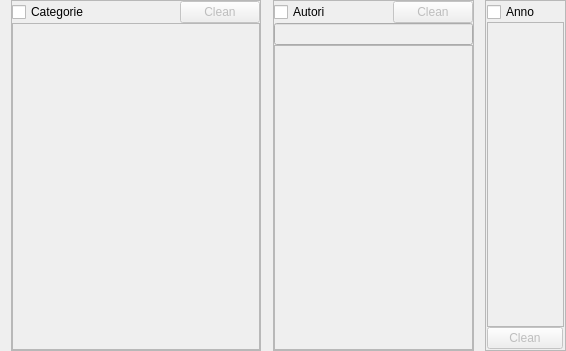
            <widget class="QFrame" name="frame_2">
             <property name="minimumSize">
              <size>
               <width>566</width>
               <height>351</height>
              </size>
             </property>
             <property name="maximumSize">
              <size>
               <width>566</width>
               <height>16777215</height>
              </size>
             </property>
             <property name="frameShape">
              <enum>QFrame::NoFrame</enum>
             </property>
             <property name="frameShadow">
              <enum>QFrame::Plain</enum>
             </property>
             <layout class="QHBoxLayout" name="horizontalLayout">
              <property name="spacing">
               <number>0</number>
              </property>
              <property name="margin">
               <number>0</number>
              </property>
              <item>
               <spacer name="horizontalSpacer_7">
                <property name="orientation">
                 <enum>Qt::Horizontal</enum>
                </property>
                <property name="sizeHint" stdset="0">
                 <size>
                  <width>40</width>
                  <height>20</height>
                 </size>
                </property>
               </spacer>
              </item>
              <item>
               <widget class="QFrame" name="frameCategoria">
                <property name="minimumSize">
                 <size>
                  <width>250</width>
                  <height>341</height>
                 </size>
                </property>
                <property name="maximumSize">
                 <size>
                  <width>200</width>
                  <height>16777215</height>
                 </size>
                </property>
                <property name="frameShape">
                 <enum>QFrame::StyledPanel</enum>
                </property>
                <property name="frameShadow">
                 <enum>QFrame::Raised</enum>
                </property>
                <layout class="QGridLayout" name="gridLayout_6">
                 <property name="margin">
                  <number>0</number>
                 </property>
                 <property name="spacing">
                  <number>0</number>
                 </property>
                 <item row="0" column="0">
                  <widget class="QCheckBox" name="Select_RicercaCategoria">
                   <property name="text">
                    <string>Categorie</string>
                   </property>
                  </widget>
                 </item>
                 <item row="0" column="2">
                  <widget class="QPushButton" name="CleanCategorie">
                   <property name="enabled">
                    <bool>false</bool>
                   </property>
                   <property name="text">
                    <string>Clean</string>
                   </property>
                  </widget>
                 </item>
                 <item row="0" column="1">
                  <spacer name="horizontalSpacer">
                   <property name="orientation">
                    <enum>Qt::Horizontal</enum>
                   </property>
                   <property name="sizeHint" stdset="0">
                    <size>
                     <width>40</width>
                     <height>20</height>
                    </size>
                   </property>
                  </spacer>
                 </item>
                 <item row="1" column="0" colspan="3">
                  <widget class="QListWidget" name="ListaCategorie">
                   <property name="enabled">
                    <bool>false</bool>
                   </property>
                   <property name="minimumSize">
                    <size>
                     <width>200</width>
                     <height>300</height>
                    </size>
                   </property>
                   <property name="maximumSize">
                    <size>
                     <width>16777215</width>
                     <height>1000000</height>
                    </size>
                   </property>
                   <property name="selectionMode">
                    <enum>QAbstractItemView::MultiSelection</enum>
                   </property>
                   <property name="selectionRectVisible">
                    <bool>true</bool>
                   </property>
                  </widget>
                 </item>
                </layout>
               </widget>
              </item>
              <item>
               <spacer name="horizontalSpacer_5">
                <property name="orientation">
                 <enum>Qt::Horizontal</enum>
                </property>
                <property name="sizeHint" stdset="0">
                 <size>
                  <width>40</width>
                  <height>20</height>
                 </size>
                </property>
               </spacer>
              </item>
              <item>
               <widget class="QFrame" name="FrameAutori">
                <property name="enabled">
                 <bool>true</bool>
                </property>
                <property name="minimumSize">
                 <size>
                  <width>201</width>
                  <height>341</height>
                 </size>
                </property>
                <property name="maximumSize">
                 <size>
                  <width>201</width>
                  <height>16777215</height>
                 </size>
                </property>
                <property name="frameShape">
                 <enum>QFrame::StyledPanel</enum>
                </property>
                <property name="frameShadow">
                 <enum>QFrame::Raised</enum>
                </property>
                <layout class="QGridLayout" name="gridLayout_12">
                 <property name="margin">
                  <number>0</number>
                 </property>
                 <property name="spacing">
                  <number>0</number>
                 </property>
                 <item row="0" column="0">
                  <widget class="QCheckBox" name="Select_ListaAutori">
                   <property name="text">
                    <string>Autori</string>
                   </property>
                  </widget>
                 </item>
                 <item row="1" column="0" colspan="3">
                  <widget class="QLineEdit" name="FiltroAutori">
                   <property name="enabled">
                    <bool>false</bool>
                   </property>
                  </widget>
                 </item>
                 <item row="0" column="1">
                  <spacer name="horizontalSpacer_2">
                   <property name="orientation">
                    <enum>Qt::Horizontal</enum>
                   </property>
                   <property name="sizeHint" stdset="0">
                    <size>
                     <width>40</width>
                     <height>20</height>
                    </size>
                   </property>
                  </spacer>
                 </item>
                 <item row="2" column="0" colspan="3">
                  <widget class="QListWidget" name="ListaAutori">
                   <property name="enabled">
                    <bool>false</bool>
                   </property>
                   <property name="selectionMode">
                    <enum>QAbstractItemView::MultiSelection</enum>
                   </property>
                  </widget>
                 </item>
                 <item row="0" column="2">
                  <widget class="QPushButton" name="CleanAutori">
                   <property name="enabled">
                    <bool>false</bool>
                   </property>
                   <property name="text">
                    <string>Clean</string>
                   </property>
                  </widget>
                 </item>
                </layout>
               </widget>
              </item>
              <item>
               <spacer name="horizontalSpacer_6">
                <property name="orientation">
                 <enum>Qt::Horizontal</enum>
                </property>
                <property name="sizeHint" stdset="0">
                 <size>
                  <width>40</width>
                  <height>20</height>
                 </size>
                </property>
               </spacer>
              </item>
              <item>
               <widget class="QFrame" name="FrameAnno">
                <property name="enabled">
                 <bool>true</bool>
                </property>
                <property name="minimumSize">
                 <size>
                  <width>81</width>
                  <height>341</height>
                 </size>
                </property>
                <property name="maximumSize">
                 <size>
                  <width>81</width>
                  <height>16777215</height>
                 </size>
                </property>
                <property name="frameShape">
                 <enum>QFrame::StyledPanel</enum>
                </property>
                <property name="frameShadow">
                 <enum>QFrame::Raised</enum>
                </property>
                <layout class="QGridLayout" name="gridLayout_11">
                 <property name="horizontalSpacing">
                  <number>1</number>
                 </property>
                 <property name="verticalSpacing">
                  <number>0</number>
                 </property>
                 <property name="margin">
                  <number>1</number>
                 </property>
                 <item row="3" column="0" colspan="2">
                  <widget class="QListWidget" name="ListaAnni">
                   <property name="enabled">
                    <bool>false</bool>
                   </property>
                   <property name="alternatingRowColors">
                    <bool>false</bool>
                   </property>
                   <property name="selectionMode">
                    <enum>QAbstractItemView::MultiSelection</enum>
                   </property>
                  </widget>
                 </item>
                 <item row="1" column="0">
                  <widget class="QCheckBox" name="Select_Anno">
                   <property name="enabled">
                    <bool>true</bool>
                   </property>
                   <property name="text">
                    <string>Anno</string>
                   </property>
                  </widget>
                 </item>
                 <item row="3" column="2">
                  <spacer name="horizontalSpacer_8">
                   <property name="orientation">
                    <enum>Qt::Horizontal</enum>
                   </property>
                   <property name="sizeHint" stdset="0">
                    <size>
                     <width>40</width>
                     <height>20</height>
                    </size>
                   </property>
                  </spacer>
                 </item>
                 <item row="4" column="0">
                  <widget class="QPushButton" name="CleanAnni">
                   <property name="enabled">
                    <bool>false</bool>
                   </property>
                   <property name="text">
                    <string>Clean</string>
                   </property>
                  </widget>
                 </item>
                </layout>
               </widget>
              </item>
             </layout>
            </widget>
